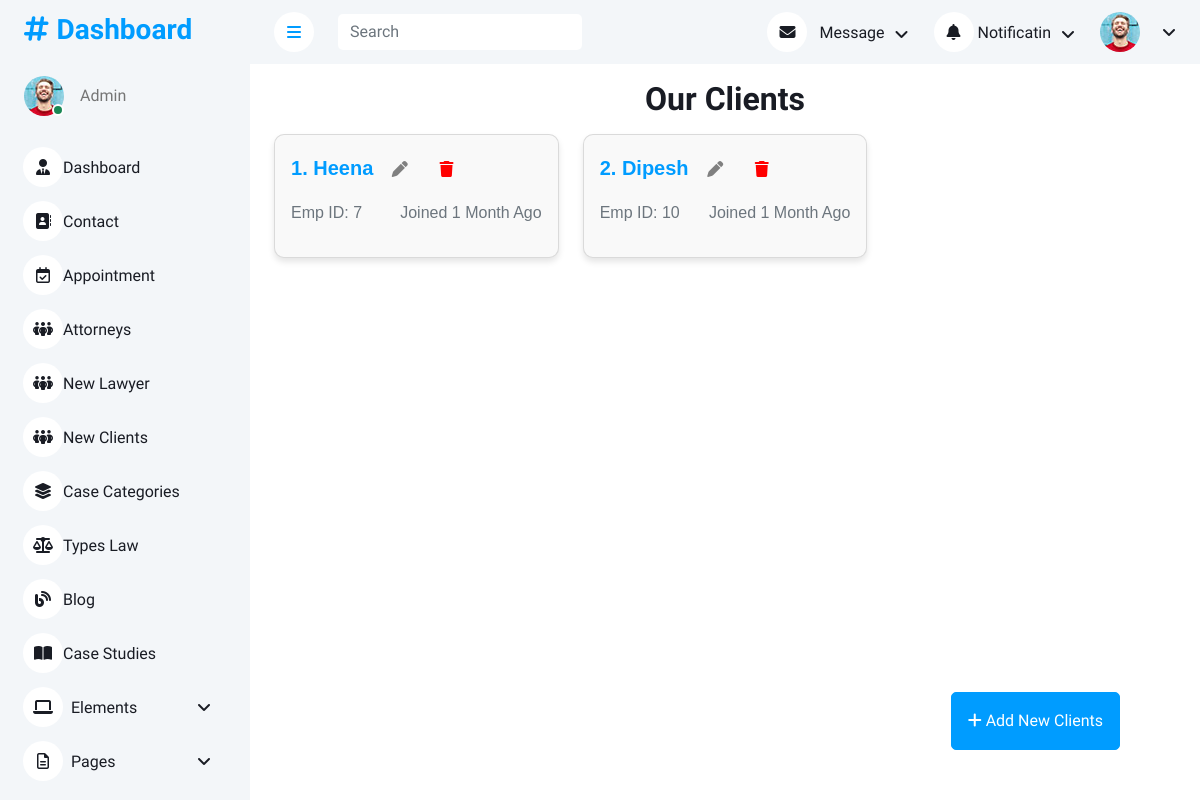
The app's page /adminapp/clients, older data.
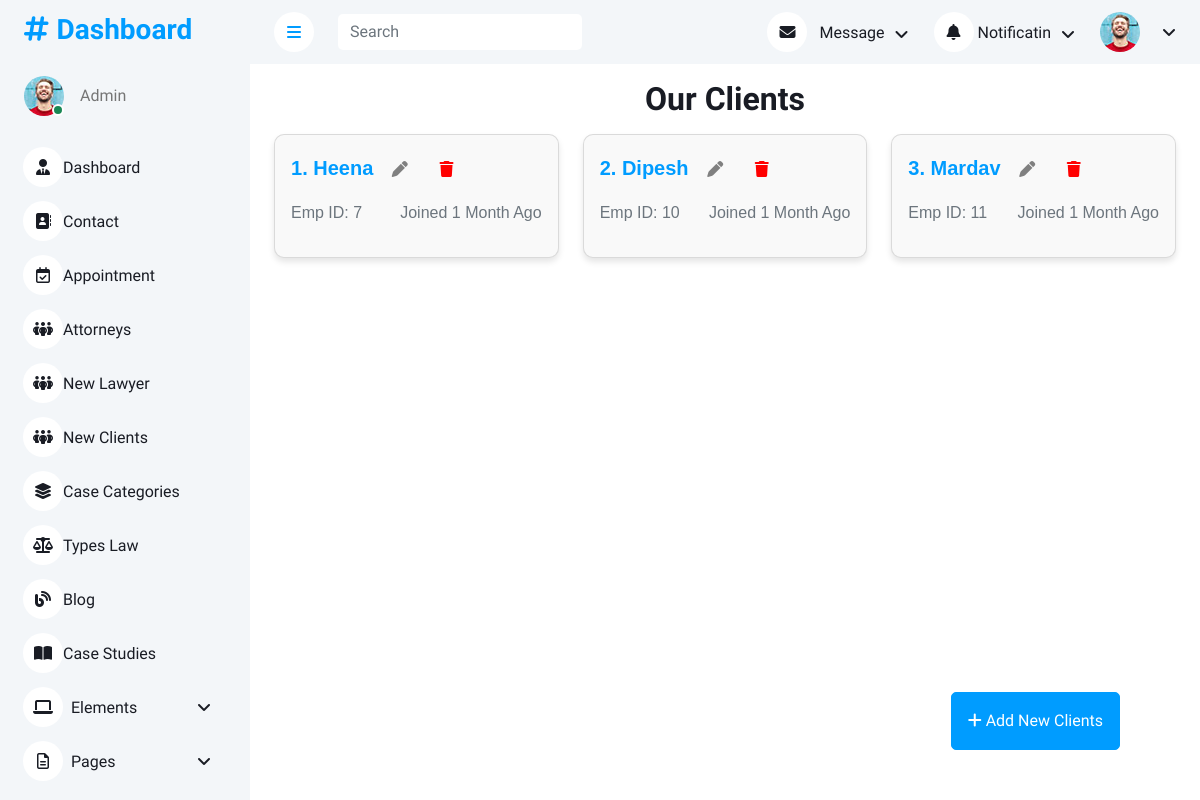
The same page, newer data.
### clientapp/models.py (models this page shows, shortened)
class clients(models.Model):
    name = models.CharField(max_length=50)
    email = models.EmailField()
    lid = models.ForeignKey(lawyer,models.CASCADE)
    password = models.CharField(max_length=50)

### adminapp/views.py (the view)
# urls.py: path('clients', views.client, name='clients'),
def client(request):
    data = clients.objects.all()
    return render(request,'adminapp/clients.html',{"data":data})

### templates/adminapp/clients.html (shortened to what this page needs)
<!DOCTYPE html>
{% load static %}
<html lang="en">
<head>
    <link href="https://cdnjs.cloudflare.com/ajax/libs/font-awesome/6.7.2/css/all.min.css" rel="stylesheet">
    <link href="https://cdn.jsdelivr.net/npm/bootstrap-icons@1.4.1/font/bootstrap-icons.css" rel="stylesheet">
    <link href="{% static 'adminapp/lib/owlcarousel/assets/owl.carousel.min.css' %}" rel="stylesheet">
    <link href="{% static 'adminapp/lib/tempusdominus/css/tempusdominus-bootstrap-4.min.css' %}" rel="stylesheet">
    <link href="{% static 'adminapp/css/bootstrap.min.css' %}" rel="stylesheet">
    <link href="{% static 'adminapp/css/style.css' %}" rel="stylesheet">
</head>
<body>
    <div class="container-xxl position-relative bg-white d-flex p-0">
        {% include 'adminapp/sidebar.html' %}
        <div class="content">
            {% include 'adminapp/navbar.html' %}
            <h2 class="text-center mt-3 mb-3">Our Clients  </h2>
            <div class="container-fluid px-4">
                <div class="row row-cols-1 row-cols-md-2 row-cols-lg-3 g-4">
                    {% for i in data %}
                    <div class="col">
                        <div class="card h-100" style="font-family: Arial, sans-serif; border-radius: 10px; box-shadow: 0 4px 6px rgba(0,0,0,0.1); background: #f9f9f9;">
                            <div class="card-body">
                                <a href="add_or_edit_client/{{i.id}}" class="text-decoration-none">
                                    <h5 class="card-title text-dark mb-3">
                                        {{ forloop.counter }}. {{ i.name }}
                                        <span class="float-end">
                                            <a href="add_or_edit_client/{{i.id}}" class="btn btn-link">
                                                <i class="fa-solid fa-pen" style="color:grey;"></i>
                                            </a>
                                            <a href="#" class="btn btn-link" data-bs-toggle="modal" data-bs-target="#deletePopup"
                                                onclick="setDeleteId('{{ i.id }}')">
                                                <i class="fa-solid fa-trash" style="color:red;"></i>
                                            </a>
                                        </span>
                                    </h5>
                                </a>
                                <div class="d-flex justify-content-between mb-3">
                                    <span class="text-muted">Emp ID: {{i.id}}</span>
                                    <span class="text-muted">Joined 1 Month Ago</span>
                                </div>
                            </div>
                        </div>
                    </div>
                    {% endfor %}
                </div>
            </div>
            <a class="btn btn-primary circle py-3 px-3" style="position: fixed; bottom: 50px; right: 80px; z-index: 1030;" href="/adminapp/add_client"><i class="fa-solid fa-plus fa-beat"></i>
                Add New Clients
            </a>
        </div>
    </div>
</body>
</html>

Row changes from the older to the newer data that the page shows:
added clients: name "Mardav", id "11"
